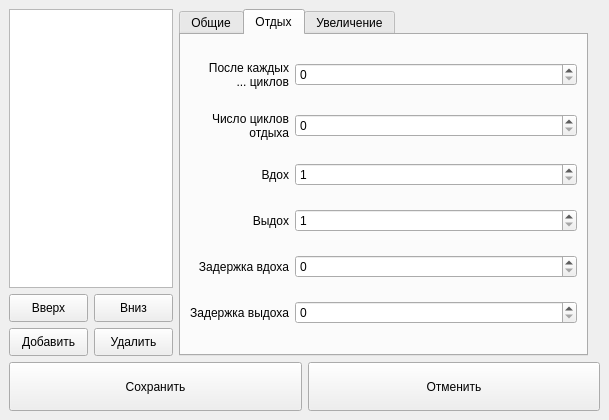
<?xml version="1.0" encoding="UTF-8"?>
<ui version="4.0">
 <class>SettingsWindow</class>
 <widget class="QMainWindow" name="SettingsWindow">
  <property name="geometry">
   <rect>
    <x>0</x>
    <y>0</y>
    <width>609</width>
    <height>420</height>
   </rect>
  </property>
  <property name="windowTitle">
   <string>Настройки профилей</string>
  </property>
  <widget class="QWidget" name="centralwidget">
   <layout class="QGridLayout" name="gridLayout" rowstretch="7,1" columnstretch="2,5,0,0">
    <item row="0" column="3">
     <layout class="QGridLayout" name="gridLayout_2"/>
    </item>
    <item row="1" column="0" colspan="4">
     <layout class="QHBoxLayout" name="horizontalLayout">
      <item>
       <widget class="QPushButton" name="saveButton">
        <property name="sizePolicy">
         <sizepolicy hsizetype="Minimum" vsizetype="Minimum">
          <horstretch>0</horstretch>
          <verstretch>0</verstretch>
         </sizepolicy>
        </property>
        <property name="toolTip">
         <string>Сохранить изменения</string>
        </property>
        <property name="styleSheet">
         <string notr="true">text-align:center</string>
        </property>
        <property name="text">
         <string>Сохранить</string>
        </property>
        <property name="icon">
         <iconset resource="../../res/resources.qrc">
          <normaloff>:/images/save_button.png</normaloff>:/images/save_button.png</iconset>
        </property>
        <property name="iconSize">
         <size>
          <width>16</width>
          <height>16</height>
         </size>
        </property>
       </widget>
      </item>
      <item>
       <widget class="QPushButton" name="cancelButton">
        <property name="sizePolicy">
         <sizepolicy hsizetype="Minimum" vsizetype="Minimum">
          <horstretch>0</horstretch>
          <verstretch>0</verstretch>
         </sizepolicy>
        </property>
        <property name="toolTip">
         <string>Отменить изменения</string>
        </property>
        <property name="styleSheet">
         <string notr="true">text-align:center</string>
        </property>
        <property name="text">
         <string>Отменить</string>
        </property>
        <property name="icon">
         <iconset resource="../../res/resources.qrc">
          <normaloff>:/images/cancel_button.png</normaloff>:/images/cancel_button.png</iconset>
        </property>
        <property name="iconSize">
         <size>
          <width>16</width>
          <height>16</height>
         </size>
        </property>
       </widget>
      </item>
     </layout>
    </item>
    <item row="0" column="0">
     <layout class="QGridLayout" name="gridLayout_3" rowstretch="10,1,1">
      <item row="0" column="0" colspan="2">
       <widget class="QListWidget" name="profilesList"/>
      </item>
      <item row="1" column="0">
       <widget class="QPushButton" name="moveUpBtn">
        <property name="sizePolicy">
         <sizepolicy hsizetype="Minimum" vsizetype="Minimum">
          <horstretch>0</horstretch>
          <verstretch>0</verstretch>
         </sizepolicy>
        </property>
        <property name="toolTip">
         <string>Переместить профиль вверх</string>
        </property>
        <property name="styleSheet">
         <string notr="true">text-align: center; padding: 4px;</string>
        </property>
        <property name="text">
         <string>Вверх</string>
        </property>
        <property name="icon">
         <iconset resource="../../res/resources.qrc">
          <normaloff>:/images/up_arrow_button.png</normaloff>:/images/up_arrow_button.png</iconset>
        </property>
       </widget>
      </item>
      <item row="1" column="1">
       <widget class="QPushButton" name="moveDownBtn">
        <property name="sizePolicy">
         <sizepolicy hsizetype="Minimum" vsizetype="Minimum">
          <horstretch>0</horstretch>
          <verstretch>0</verstretch>
         </sizepolicy>
        </property>
        <property name="toolTip">
         <string>Переместить профиль вниз</string>
        </property>
        <property name="styleSheet">
         <string notr="true">text-align: center; padding: 4px;</string>
        </property>
        <property name="text">
         <string>Вниз</string>
        </property>
        <property name="icon">
         <iconset resource="../../res/resources.qrc">
          <normaloff>:/images/down_arrow_button.png</normaloff>:/images/down_arrow_button.png</iconset>
        </property>
       </widget>
      </item>
      <item row="2" column="1">
       <widget class="QPushButton" name="deleteButton">
        <property name="sizePolicy">
         <sizepolicy hsizetype="Minimum" vsizetype="Minimum">
          <horstretch>0</horstretch>
          <verstretch>0</verstretch>
         </sizepolicy>
        </property>
        <property name="toolTip">
         <string>Удалить профиль</string>
        </property>
        <property name="styleSheet">
         <string notr="true">text-align: center; padding: 4px;</string>
        </property>
        <property name="text">
         <string>Удалить</string>
        </property>
        <property name="icon">
         <iconset resource="../../res/resources.qrc">
          <normaloff>:/images/delete_button.png</normaloff>:/images/delete_button.png</iconset>
        </property>
       </widget>
      </item>
      <item row="2" column="0">
       <widget class="QPushButton" name="addBtn">
        <property name="sizePolicy">
         <sizepolicy hsizetype="Minimum" vsizetype="Minimum">
          <horstretch>0</horstretch>
          <verstretch>0</verstretch>
         </sizepolicy>
        </property>
        <property name="toolTip">
         <string>Добавить профиль</string>
        </property>
        <property name="styleSheet">
         <string notr="true">text-align: center; padding: 4px;</string>
        </property>
        <property name="text">
         <string>Добавить</string>
        </property>
        <property name="icon">
         <iconset resource="../../res/resources.qrc">
          <normaloff>:/images/add_button.png</normaloff>:/images/add_button.png</iconset>
        </property>
       </widget>
      </item>
     </layout>
    </item>
    <item row="0" column="1">
     <widget class="QTabWidget" name="tabWidget">
      <property name="currentIndex">
       <number>1</number>
      </property>
      <widget class="QWidget" name="tab">
       <attribute name="title">
        <string>Общие</string>
       </attribute>
       <layout class="QGridLayout" name="gridLayout_4">
        <item row="0" column="0">
         <widget class="QLabel" name="label_4">
          <property name="text">
           <string>Название</string>
          </property>
          <property name="alignment">
           <set>Qt::AlignRight|Qt::AlignTrailing|Qt::AlignVCenter</set>
          </property>
         </widget>
        </item>
        <item row="0" column="1">
         <widget class="QLineEdit" name="nameEdit">
          <property name="toolTip">
           <string>Название профиля в списке</string>
          </property>
         </widget>
        </item>
        <item row="1" column="0">
         <widget class="QLabel" name="label_3">
          <property name="text">
           <string>Вдох</string>
          </property>
          <property name="alignment">
           <set>Qt::AlignRight|Qt::AlignTrailing|Qt::AlignVCenter</set>
          </property>
         </widget>
        </item>
        <item row="1" column="1">
         <widget class="QSpinBox" name="inhaleEdit">
          <property name="toolTip">
           <string>Время вдоха, в секундах</string>
          </property>
          <property name="minimum">
           <number>1</number>
          </property>
          <property name="maximum">
           <number>999</number>
          </property>
         </widget>
        </item>
        <item row="2" column="0">
         <widget class="QLabel" name="label">
          <property name="text">
           <string>Выдох</string>
          </property>
          <property name="alignment">
           <set>Qt::AlignRight|Qt::AlignTrailing|Qt::AlignVCenter</set>
          </property>
         </widget>
        </item>
        <item row="2" column="1">
         <widget class="QSpinBox" name="exhaleEdit">
          <property name="toolTip">
           <string>Время выдоха, в секундах</string>
          </property>
          <property name="minimum">
           <number>1</number>
          </property>
          <property name="maximum">
           <number>999</number>
          </property>
         </widget>
        </item>
        <item row="3" column="0">
         <widget class="QLabel" name="label_2">
          <property name="text">
           <string>Задержка вдоха</string>
          </property>
          <property name="alignment">
           <set>Qt::AlignRight|Qt::AlignTrailing|Qt::AlignVCenter</set>
          </property>
         </widget>
        </item>
        <item row="3" column="1">
         <widget class="QSpinBox" name="pauseInhaleEdit">
          <property name="toolTip">
           <string>Пауза после вдоха в секундах</string>
          </property>
          <property name="minimum">
           <number>0</number>
          </property>
          <property name="maximum">
           <number>999</number>
          </property>
         </widget>
        </item>
        <item row="4" column="0">
         <widget class="QLabel" name="label4">
          <property name="text">
           <string>Задержка выдоха</string>
          </property>
          <property name="alignment">
           <set>Qt::AlignRight|Qt::AlignTrailing|Qt::AlignVCenter</set>
          </property>
         </widget>
        </item>
        <item row="4" column="1">
         <widget class="QSpinBox" name="pauseExhaleEdit">
          <property name="toolTip">
           <string>Пауза после выдоха, в секундах</string>
          </property>
          <property name="minimum">
           <number>0</number>
          </property>
          <property name="maximum">
           <number>999</number>
          </property>
         </widget>
        </item>
       </layout>
      </widget>
      <widget class="QWidget" name="tab_3">
       <attribute name="title">
        <string>Отдых</string>
       </attribute>
       <layout class="QGridLayout" name="gridLayout_6" columnstretch="0,1">
        <item row="0" column="0">
         <widget class="QLabel" name="label_16">
          <property name="sizePolicy">
           <sizepolicy hsizetype="Minimum" vsizetype="Preferred">
            <horstretch>0</horstretch>
            <verstretch>0</verstretch>
           </sizepolicy>
          </property>
          <property name="text">
           <string>После каждых
... циклов</string>
          </property>
          <property name="alignment">
           <set>Qt::AlignRight|Qt::AlignTrailing|Qt::AlignVCenter</set>
          </property>
         </widget>
        </item>
        <item row="0" column="1">
         <widget class="QSpinBox" name="restStartEdit">
          <property name="toolTip">
           <string>После скольки циклов начинается отдых</string>
          </property>
          <property name="minimum">
           <number>0</number>
          </property>
          <property name="maximum">
           <number>999</number>
          </property>
         </widget>
        </item>
        <item row="1" column="0">
         <widget class="QLabel" name="label_17">
          <property name="sizePolicy">
           <sizepolicy hsizetype="Minimum" vsizetype="Preferred">
            <horstretch>0</horstretch>
            <verstretch>0</verstretch>
           </sizepolicy>
          </property>
          <property name="text">
           <string>Число циклов
отдыха</string>
          </property>
          <property name="alignment">
           <set>Qt::AlignRight|Qt::AlignTrailing|Qt::AlignVCenter</set>
          </property>
         </widget>
        </item>
        <item row="1" column="1">
         <widget class="QSpinBox" name="restDurEdit">
          <property name="toolTip">
           <string>Сколько циклов длится отдых</string>
          </property>
          <property name="minimum">
           <number>0</number>
          </property>
          <property name="maximum">
           <number>999</number>
          </property>
         </widget>
        </item>
        <item row="2" column="0">
         <widget class="QLabel" name="label_14">
          <property name="sizePolicy">
           <sizepolicy hsizetype="Minimum" vsizetype="Preferred">
            <horstretch>0</horstretch>
            <verstretch>0</verstretch>
           </sizepolicy>
          </property>
          <property name="text">
           <string>Вдох</string>
          </property>
          <property name="alignment">
           <set>Qt::AlignRight|Qt::AlignTrailing|Qt::AlignVCenter</set>
          </property>
         </widget>
        </item>
        <item row="2" column="1">
         <widget class="QSpinBox" name="restInhaleEdit">
          <property name="toolTip">
           <string>Вдох во время отдыха, в секундах</string>
          </property>
          <property name="minimum">
           <number>1</number>
          </property>
          <property name="maximum">
           <number>999</number>
          </property>
         </widget>
        </item>
        <item row="3" column="0">
         <widget class="QLabel" name="label_13">
          <property name="sizePolicy">
           <sizepolicy hsizetype="Minimum" vsizetype="Preferred">
            <horstretch>0</horstretch>
            <verstretch>0</verstretch>
           </sizepolicy>
          </property>
          <property name="text">
           <string>Выдох</string>
          </property>
          <property name="alignment">
           <set>Qt::AlignRight|Qt::AlignTrailing|Qt::AlignVCenter</set>
          </property>
         </widget>
        </item>
        <item row="3" column="1">
         <widget class="QSpinBox" name="restExhaleEdit">
          <property name="toolTip">
           <string>Выдох во время отдыха, в секундах</string>
          </property>
          <property name="minimum">
           <number>1</number>
          </property>
          <property name="maximum">
           <number>999</number>
          </property>
         </widget>
        </item>
        <item row="4" column="0">
         <widget class="QLabel" name="label_15">
          <property name="sizePolicy">
           <sizepolicy hsizetype="Minimum" vsizetype="Preferred">
            <horstretch>0</horstretch>
            <verstretch>0</verstretch>
           </sizepolicy>
          </property>
          <property name="text">
           <string>Задержка вдоха</string>
          </property>
          <property name="alignment">
           <set>Qt::AlignRight|Qt::AlignTrailing|Qt::AlignVCenter</set>
          </property>
         </widget>
        </item>
        <item row="4" column="1">
         <widget class="QSpinBox" name="restPauseInhaleEdit">
          <property name="toolTip">
           <string>Задержка вдоха во время отдыха, в секундах</string>
          </property>
          <property name="minimum">
           <number>0</number>
          </property>
          <property name="maximum">
           <number>999</number>
          </property>
         </widget>
        </item>
        <item row="5" column="0">
         <widget class="QLabel" name="label4_2">
          <property name="sizePolicy">
           <sizepolicy hsizetype="Minimum" vsizetype="Preferred">
            <horstretch>0</horstretch>
            <verstretch>0</verstretch>
           </sizepolicy>
          </property>
          <property name="text">
           <string>Задержка выдоха</string>
          </property>
          <property name="alignment">
           <set>Qt::AlignRight|Qt::AlignTrailing|Qt::AlignVCenter</set>
          </property>
         </widget>
        </item>
        <item row="5" column="1">
         <widget class="QSpinBox" name="restPauseExhaleEdit">
          <property name="toolTip">
           <string>Задержка выдоха во время отдыха, в секундах</string>
          </property>
          <property name="minimum">
           <number>0</number>
          </property>
          <property name="maximum">
           <number>999</number>
          </property>
         </widget>
        </item>
       </layout>
      </widget>
      <widget class="QWidget" name="tab_2">
       <attribute name="title">
        <string>Увеличение</string>
       </attribute>
       <layout class="QGridLayout" name="gridLayout_5">
        <item row="5" column="0">
         <spacer name="verticalSpacer_3">
          <property name="orientation">
           <enum>Qt::Vertical</enum>
          </property>
          <property name="sizeHint" stdset="0">
           <size>
            <width>20</width>
            <height>40</height>
           </size>
          </property>
         </spacer>
        </item>
        <item row="7" column="0">
         <spacer name="verticalSpacer_4">
          <property name="orientation">
           <enum>Qt::Vertical</enum>
          </property>
          <property name="sizeHint" stdset="0">
           <size>
            <width>20</width>
            <height>40</height>
           </size>
          </property>
         </spacer>
        </item>
        <item row="8" column="3">
         <widget class="QSpinBox" name="exhalePauseDeltaEdit">
          <property name="sizePolicy">
           <sizepolicy hsizetype="Minimum" vsizetype="Fixed">
            <horstretch>0</horstretch>
            <verstretch>0</verstretch>
           </sizepolicy>
          </property>
          <property name="toolTip">
           <string>На сколько секунд увеличивать паузу после выдоха</string>
          </property>
          <property name="maximum">
           <number>999</number>
          </property>
         </widget>
        </item>
        <item row="4" column="2">
         <widget class="QSpinBox" name="exhaleEveryEdit">
          <property name="sizePolicy">
           <sizepolicy hsizetype="Minimum" vsizetype="Fixed">
            <horstretch>0</horstretch>
            <verstretch>0</verstretch>
           </sizepolicy>
          </property>
          <property name="toolTip">
           <string>Периодичность увеличения для выдоха</string>
          </property>
          <property name="maximum">
           <number>999</number>
          </property>
         </widget>
        </item>
        <item row="4" column="3">
         <widget class="QSpinBox" name="exhaleDeltaEdit">
          <property name="sizePolicy">
           <sizepolicy hsizetype="Minimum" vsizetype="Fixed">
            <horstretch>0</horstretch>
            <verstretch>0</verstretch>
           </sizepolicy>
          </property>
          <property name="toolTip">
           <string>На сколько секунд увеличивать выдох</string>
          </property>
          <property name="maximum">
           <number>999</number>
          </property>
         </widget>
        </item>
        <item row="6" column="0">
         <widget class="QLabel" name="label_11">
          <property name="sizePolicy">
           <sizepolicy hsizetype="Preferred" vsizetype="Fixed">
            <horstretch>0</horstretch>
            <verstretch>0</verstretch>
           </sizepolicy>
          </property>
          <property name="text">
           <string>Задержка вдоха</string>
          </property>
         </widget>
        </item>
        <item row="6" column="1">
         <widget class="QSpinBox" name="inhalePauseBeginEdit">
          <property name="sizePolicy">
           <sizepolicy hsizetype="Minimum" vsizetype="Fixed">
            <horstretch>0</horstretch>
            <verstretch>0</verstretch>
           </sizepolicy>
          </property>
          <property name="toolTip">
           <string>Начиная с какого цикла увеличивать паузу после вдоха</string>
          </property>
          <property name="maximum">
           <number>999</number>
          </property>
          <property name="value">
           <number>0</number>
          </property>
         </widget>
        </item>
        <item row="6" column="2">
         <widget class="QSpinBox" name="inhalePauseEveryEdit">
          <property name="sizePolicy">
           <sizepolicy hsizetype="Minimum" vsizetype="Fixed">
            <horstretch>0</horstretch>
            <verstretch>0</verstretch>
           </sizepolicy>
          </property>
          <property name="toolTip">
           <string>Периодичность увеличения для паузы после вдоха</string>
          </property>
          <property name="maximum">
           <number>999</number>
          </property>
         </widget>
        </item>
        <item row="6" column="3">
         <widget class="QSpinBox" name="inhalePauseDeltaEdit">
          <property name="sizePolicy">
           <sizepolicy hsizetype="Minimum" vsizetype="Fixed">
            <horstretch>0</horstretch>
            <verstretch>0</verstretch>
           </sizepolicy>
          </property>
          <property name="toolTip">
           <string>На сколько секунд увеличивать паузу после вдоха</string>
          </property>
          <property name="maximum">
           <number>999</number>
          </property>
         </widget>
        </item>
        <item row="8" column="0">
         <widget class="QLabel" name="label_12">
          <property name="sizePolicy">
           <sizepolicy hsizetype="Preferred" vsizetype="Fixed">
            <horstretch>0</horstretch>
            <verstretch>0</verstretch>
           </sizepolicy>
          </property>
          <property name="text">
           <string>Задержка выдоха</string>
          </property>
         </widget>
        </item>
        <item row="8" column="1">
         <widget class="QSpinBox" name="exhalePauseBeginEdit">
          <property name="sizePolicy">
           <sizepolicy hsizetype="Minimum" vsizetype="Fixed">
            <horstretch>0</horstretch>
            <verstretch>0</verstretch>
           </sizepolicy>
          </property>
          <property name="toolTip">
           <string>Начиная с какого цикла увеличивать паузу после выдоха</string>
          </property>
          <property name="maximum">
           <number>999</number>
          </property>
          <property name="value">
           <number>0</number>
          </property>
         </widget>
        </item>
        <item row="8" column="2">
         <widget class="QSpinBox" name="exhalePauseEveryEdit">
          <property name="sizePolicy">
           <sizepolicy hsizetype="Minimum" vsizetype="Fixed">
            <horstretch>0</horstretch>
            <verstretch>0</verstretch>
           </sizepolicy>
          </property>
          <property name="toolTip">
           <string>Периодичность увеличения для паузы после выдоха</string>
          </property>
          <property name="maximum">
           <number>999</number>
          </property>
         </widget>
        </item>
        <item row="0" column="3">
         <widget class="QLabel" name="label_8">
          <property name="enabled">
           <bool>true</bool>
          </property>
          <property name="sizePolicy">
           <sizepolicy hsizetype="Fixed" vsizetype="Fixed">
            <horstretch>0</horstretch>
            <verstretch>0</verstretch>
           </sizepolicy>
          </property>
          <property name="text">
           <string>На ... секунд</string>
          </property>
         </widget>
        </item>
        <item row="1" column="0">
         <spacer name="verticalSpacer">
          <property name="orientation">
           <enum>Qt::Vertical</enum>
          </property>
          <property name="sizeHint" stdset="0">
           <size>
            <width>20</width>
            <height>40</height>
           </size>
          </property>
         </spacer>
        </item>
        <item row="2" column="0">
         <widget class="QLabel" name="label_6">
          <property name="sizePolicy">
           <sizepolicy hsizetype="Preferred" vsizetype="Fixed">
            <horstretch>0</horstretch>
            <verstretch>0</verstretch>
           </sizepolicy>
          </property>
          <property name="text">
           <string>Вдох</string>
          </property>
         </widget>
        </item>
        <item row="2" column="1">
         <widget class="QSpinBox" name="inhaleBeginEdit">
          <property name="sizePolicy">
           <sizepolicy hsizetype="Minimum" vsizetype="Fixed">
            <horstretch>0</horstretch>
            <verstretch>0</verstretch>
           </sizepolicy>
          </property>
          <property name="toolTip">
           <string>Начиная с какого цикла увеличивать вдох</string>
          </property>
          <property name="maximum">
           <number>999</number>
          </property>
          <property name="value">
           <number>0</number>
          </property>
         </widget>
        </item>
        <item row="2" column="2">
         <widget class="QSpinBox" name="inhaleEveryEdit">
          <property name="sizePolicy">
           <sizepolicy hsizetype="Minimum" vsizetype="Fixed">
            <horstretch>0</horstretch>
            <verstretch>0</verstretch>
           </sizepolicy>
          </property>
          <property name="toolTip">
           <string>Периодичность увеличения для вдоха</string>
          </property>
          <property name="maximum">
           <number>999</number>
          </property>
         </widget>
        </item>
        <item row="2" column="3">
         <widget class="QSpinBox" name="inhaleDeltaEdit">
          <property name="sizePolicy">
           <sizepolicy hsizetype="Minimum" vsizetype="Fixed">
            <horstretch>0</horstretch>
            <verstretch>0</verstretch>
           </sizepolicy>
          </property>
          <property name="toolTip">
           <string>На сколько секунд увеличивать вдох</string>
          </property>
          <property name="maximum">
           <number>999</number>
          </property>
         </widget>
        </item>
        <item row="3" column="0">
         <spacer name="verticalSpacer_2">
          <property name="orientation">
           <enum>Qt::Vertical</enum>
          </property>
          <property name="sizeHint" stdset="0">
           <size>
            <width>20</width>
            <height>40</height>
           </size>
          </property>
         </spacer>
        </item>
        <item row="4" column="0">
         <widget class="QLabel" name="label_10">
          <property name="sizePolicy">
           <sizepolicy hsizetype="Preferred" vsizetype="Fixed">
            <horstretch>0</horstretch>
            <verstretch>0</verstretch>
           </sizepolicy>
          </property>
          <property name="text">
           <string>Выдох</string>
          </property>
         </widget>
        </item>
        <item row="4" column="1">
         <widget class="QSpinBox" name="exhaleBeginEdit">
          <property name="sizePolicy">
           <sizepolicy hsizetype="Minimum" vsizetype="Fixed">
            <horstretch>0</horstretch>
            <verstretch>0</verstretch>
           </sizepolicy>
          </property>
          <property name="toolTip">
           <string>Начиная с какого цикла увеличивать выдох</string>
          </property>
          <property name="maximum">
           <number>999</number>
          </property>
          <property name="value">
           <number>0</number>
          </property>
         </widget>
        </item>
        <item row="0" column="2">
         <widget class="QLabel" name="label_7">
          <property name="enabled">
           <bool>true</bool>
          </property>
          <property name="sizePolicy">
           <sizepolicy hsizetype="Fixed" vsizetype="Fixed">
            <horstretch>0</horstretch>
            <verstretch>0</verstretch>
           </sizepolicy>
          </property>
          <property name="text">
           <string>Каждые 
... цикла(ов)</string>
          </property>
         </widget>
        </item>
        <item row="0" column="1">
         <widget class="QLabel" name="label_5">
          <property name="enabled">
           <bool>true</bool>
          </property>
          <property name="sizePolicy">
           <sizepolicy hsizetype="Fixed" vsizetype="Fixed">
            <horstretch>0</horstretch>
            <verstretch>0</verstretch>
           </sizepolicy>
          </property>
          <property name="text">
           <string>Начиная с 
... цикла(ов)</string>
          </property>
         </widget>
        </item>
        <item row="9" column="0">
         <spacer name="verticalSpacer_5">
          <property name="orientation">
           <enum>Qt::Vertical</enum>
          </property>
          <property name="sizeHint" stdset="0">
           <size>
            <width>20</width>
            <height>40</height>
           </size>
          </property>
         </spacer>
        </item>
        <item row="0" column="0">
         <widget class="QLabel" name="label_9">
          <property name="enabled">
           <bool>true</bool>
          </property>
          <property name="sizePolicy">
           <sizepolicy hsizetype="Fixed" vsizetype="Fixed">
            <horstretch>0</horstretch>
            <verstretch>0</verstretch>
           </sizepolicy>
          </property>
          <property name="text">
           <string>Значение</string>
          </property>
         </widget>
        </item>
       </layout>
      </widget>
     </widget>
    </item>
   </layout>
  </widget>
 </widget>
 <resources>
  <include location="../../res/resources.qrc"/>
 </resources>
 <connections/>
</ui>
